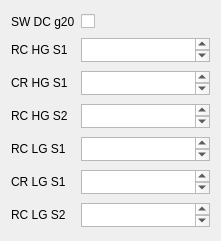
       <widget class="QWidget" name="gridLayoutWidget_15">
        <property name="geometry">
         <rect>
          <x>310</x>
          <y>40</y>
          <width>221</width>
          <height>241</height>
         </rect>
        </property>
        <layout class="QGridLayout" name="gridLayout_13">
         <item row="1" column="0">
          <widget class="QLabel" name="label_18">
           <property name="text">
            <string>RC HG S1</string>
           </property>
          </widget>
         </item>
         <item row="2" column="0">
          <widget class="QLabel" name="label_19">
           <property name="text">
            <string>CR HG S1</string>
           </property>
          </widget>
         </item>
         <item row="6" column="0">
          <widget class="QLabel" name="label_23">
           <property name="text">
            <string>RC LG S2</string>
           </property>
          </widget>
         </item>
         <item row="5" column="0">
          <widget class="QLabel" name="label_22">
           <property name="text">
            <string>CR LG S1</string>
           </property>
          </widget>
         </item>
         <item row="0" column="0">
          <widget class="QLabel" name="label_17">
           <property name="text">
            <string>SW DC g20</string>
           </property>
          </widget>
         </item>
         <item row="4" column="0">
          <widget class="QLabel" name="label_21">
           <property name="text">
            <string>RC LG S1</string>
           </property>
          </widget>
         </item>
         <item row="3" column="0">
          <widget class="QLabel" name="label_20">
           <property name="text">
            <string>RC HG S2</string>
           </property>
          </widget>
         </item>
         <item row="0" column="1">
          <widget class="QCheckBox" name="lauroc1slowcontrolswDCg20Box">
           <property name="text">
            <string/>
           </property>
          </widget>
         </item>
         <item row="1" column="1">
          <widget class="QPlainTextEdit" name="lauroc1slowcontrolrcHGs1Box">
           <property name="maximumSize">
            <size>
             <width>16777215</width>
             <height>24</height>
            </size>
           </property>
          </widget>
         </item>
         <item row="2" column="1">
          <widget class="QPlainTextEdit" name="lauroc1slowcontrolcrHGs1Box">
           <property name="maximumSize">
            <size>
             <width>16777215</width>
             <height>24</height>
            </size>
           </property>
          </widget>
         </item>
         <item row="3" column="1">
          <widget class="QPlainTextEdit" name="lauroc1slowcontrolrcHGs2Box">
           <property name="maximumSize">
            <size>
             <width>16777215</width>
             <height>24</height>
            </size>
           </property>
          </widget>
         </item>
         <item row="4" column="1">
          <widget class="QPlainTextEdit" name="lauroc1slowcontrolrcLGs1Box">
           <property name="maximumSize">
            <size>
             <width>16777215</width>
             <height>24</height>
            </size>
           </property>
          </widget>
         </item>
         <item row="5" column="1">
          <widget class="QPlainTextEdit" name="lauroc1slowcontrolcrLGs1Box">
           <property name="maximumSize">
            <size>
             <width>16777215</width>
             <height>24</height>
            </size>
           </property>
          </widget>
         </item>
         <item row="6" column="1">
          <widget class="QPlainTextEdit" name="lauroc1slowcontrolrcLGs2Box">
           <property name="maximumSize">
            <size>
             <width>16777215</width>
             <height>24</height>
            </size>
           </property>
          </widget>
         </item>
        </layout>
       </widget>
